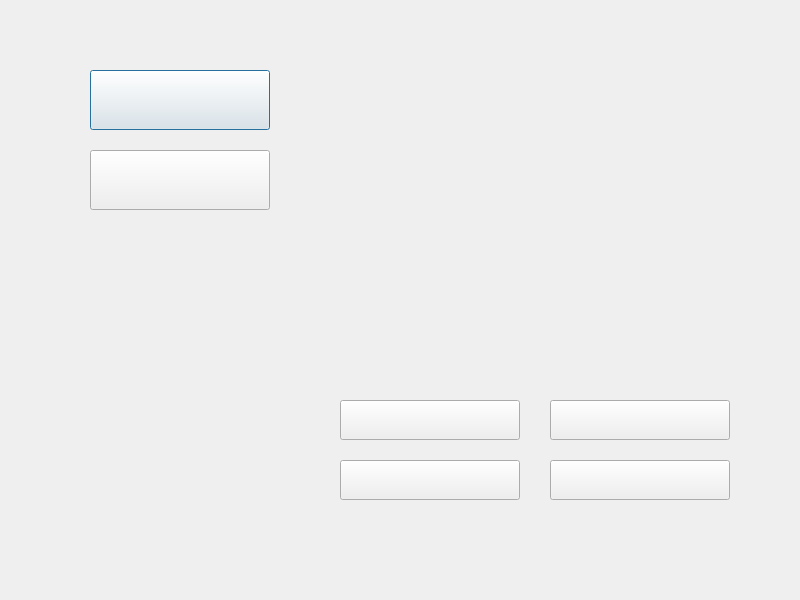
<?xml version="1.0" encoding="UTF-8"?>
<ui version="4.0">
 <class>MuseumGUI</class>
 <widget class="QDialog" name="MuseumGUI">
  <property name="geometry">
   <rect>
    <x>0</x>
    <y>0</y>
    <width>800</width>
    <height>600</height>
   </rect>
  </property>
  <property name="windowTitle">
   <string>博物馆小灵</string>
  </property>
  <property name="windowIcon">
   <iconset resource="robotq.qrc">
    <normaloff>:/RobotQ/Resources/HIT_Robot_ico.ico</normaloff>:/RobotQ/Resources/HIT_Robot_ico.ico</iconset>
  </property>
  <widget class="QLabel" name="BG">
   <property name="geometry">
    <rect>
     <x>0</x>
     <y>0</y>
     <width>800</width>
     <height>600</height>
    </rect>
   </property>
   <property name="sizePolicy">
    <sizepolicy hsizetype="Fixed" vsizetype="Fixed">
     <horstretch>0</horstretch>
     <verstretch>0</verstretch>
    </sizepolicy>
   </property>
   <property name="text">
    <string/>
   </property>
   <property name="pixmap">
    <pixmap resource="robotq.qrc">:/MuseumGUI/Resources/博物馆背景.bmp</pixmap>
   </property>
   <property name="scaledContents">
    <bool>true</bool>
   </property>
  </widget>
  <widget class="QPushButton" name="btnRobotQ">
   <property name="geometry">
    <rect>
     <x>90</x>
     <y>70</y>
     <width>180</width>
     <height>60</height>
    </rect>
   </property>
   <property name="text">
    <string/>
   </property>
   <property name="icon">
    <iconset resource="robotq.qrc">
     <normaloff>:/MuseumGUI/Resources/语音交互.bmp</normaloff>:/MuseumGUI/Resources/语音交互.bmp</iconset>
   </property>
   <property name="iconSize">
    <size>
     <width>180</width>
     <height>60</height>
    </size>
   </property>
   <property name="autoRepeat">
    <bool>false</bool>
   </property>
   <property name="autoExclusive">
    <bool>false</bool>
   </property>
  </widget>
  <widget class="QPushButton" name="btnAutoGuide">
   <property name="geometry">
    <rect>
     <x>90</x>
     <y>150</y>
     <width>180</width>
     <height>60</height>
    </rect>
   </property>
   <property name="text">
    <string/>
   </property>
   <property name="icon">
    <iconset resource="robotq.qrc">
     <normaloff>:/MuseumGUI/Resources/自动导航.bmp</normaloff>:/MuseumGUI/Resources/自动导航.bmp</iconset>
   </property>
   <property name="iconSize">
    <size>
     <width>180</width>
     <height>60</height>
    </size>
   </property>
   <property name="autoRepeat">
    <bool>false</bool>
   </property>
   <property name="autoExclusive">
    <bool>false</bool>
   </property>
  </widget>
  <widget class="QPushButton" name="btnPath1">
   <property name="geometry">
    <rect>
     <x>340</x>
     <y>400</y>
     <width>180</width>
     <height>40</height>
    </rect>
   </property>
   <property name="text">
    <string/>
   </property>
   <property name="icon">
    <iconset resource="robotq.qrc">
     <normaloff>:/MuseumGUI/Resources/路线1.bmp</normaloff>:/MuseumGUI/Resources/路线1.bmp</iconset>
   </property>
   <property name="iconSize">
    <size>
     <width>180</width>
     <height>36</height>
    </size>
   </property>
   <property name="autoRepeat">
    <bool>false</bool>
   </property>
   <property name="autoExclusive">
    <bool>false</bool>
   </property>
  </widget>
  <widget class="QPushButton" name="btnPath2">
   <property name="geometry">
    <rect>
     <x>340</x>
     <y>460</y>
     <width>180</width>
     <height>40</height>
    </rect>
   </property>
   <property name="text">
    <string/>
   </property>
   <property name="icon">
    <iconset resource="robotq.qrc">
     <normaloff>:/MuseumGUI/Resources/路线2.bmp</normaloff>:/MuseumGUI/Resources/路线2.bmp</iconset>
   </property>
   <property name="iconSize">
    <size>
     <width>180</width>
     <height>36</height>
    </size>
   </property>
   <property name="autoRepeat">
    <bool>false</bool>
   </property>
   <property name="autoExclusive">
    <bool>false</bool>
   </property>
  </widget>
  <widget class="QPushButton" name="btnPath3">
   <property name="geometry">
    <rect>
     <x>550</x>
     <y>400</y>
     <width>180</width>
     <height>40</height>
    </rect>
   </property>
   <property name="text">
    <string/>
   </property>
   <property name="icon">
    <iconset resource="robotq.qrc">
     <normaloff>:/MuseumGUI/Resources/路线3.bmp</normaloff>:/MuseumGUI/Resources/路线3.bmp</iconset>
   </property>
   <property name="iconSize">
    <size>
     <width>180</width>
     <height>36</height>
    </size>
   </property>
   <property name="autoRepeat">
    <bool>false</bool>
   </property>
   <property name="autoExclusive">
    <bool>false</bool>
   </property>
  </widget>
  <widget class="QPushButton" name="btnHome">
   <property name="geometry">
    <rect>
     <x>560</x>
     <y>80</y>
     <width>72</width>
     <height>72</height>
    </rect>
   </property>
   <property name="text">
    <string/>
   </property>
   <property name="icon">
    <iconset resource="robotq.qrc">
     <normaloff>:/MuseumGUI/Resources/Home.png</normaloff>:/MuseumGUI/Resources/Home.png</iconset>
   </property>
   <property name="iconSize">
    <size>
     <width>72</width>
     <height>72</height>
    </size>
   </property>
   <property name="autoDefault">
    <bool>false</bool>
   </property>
   <property name="default">
    <bool>false</bool>
   </property>
   <property name="flat">
    <bool>true</bool>
   </property>
  </widget>
  <widget class="QPushButton" name="btnPath4">
   <property name="geometry">
    <rect>
     <x>550</x>
     <y>460</y>
     <width>180</width>
     <height>40</height>
    </rect>
   </property>
   <property name="autoFillBackground">
    <bool>false</bool>
   </property>
   <property name="text">
    <string/>
   </property>
   <property name="icon">
    <iconset resource="robotq.qrc">
     <normaloff>:/MuseumGUI/Resources/路线4.png</normaloff>:/MuseumGUI/Resources/路线4.png</iconset>
   </property>
   <property name="iconSize">
    <size>
     <width>180</width>
     <height>36</height>
    </size>
   </property>
   <property name="autoRepeat">
    <bool>false</bool>
   </property>
   <property name="autoExclusive">
    <bool>false</bool>
   </property>
  </widget>
  <widget class="QPushButton" name="btnExit">
   <property name="geometry">
    <rect>
     <x>710</x>
     <y>40</y>
     <width>40</width>
     <height>40</height>
    </rect>
   </property>
   <property name="text">
    <string/>
   </property>
   <property name="icon">
    <iconset resource="robotq.qrc">
     <normaloff>:/MuseumGUI/Resources/exit.png</normaloff>:/MuseumGUI/Resources/exit.png</iconset>
   </property>
   <property name="iconSize">
    <size>
     <width>40</width>
     <height>40</height>
    </size>
   </property>
   <property name="autoDefault">
    <bool>false</bool>
   </property>
   <property name="default">
    <bool>false</bool>
   </property>
   <property name="flat">
    <bool>true</bool>
   </property>
  </widget>
  <widget class="QPushButton" name="btnLock">
   <property name="geometry">
    <rect>
     <x>650</x>
     <y>40</y>
     <width>40</width>
     <height>40</height>
    </rect>
   </property>
   <property name="text">
    <string/>
   </property>
   <property name="icon">
    <iconset resource="robotq.qrc">
     <normaloff>:/MuseumGUI/Resources/unlocked.png</normaloff>:/MuseumGUI/Resources/unlocked.png</iconset>
   </property>
   <property name="iconSize">
    <size>
     <width>40</width>
     <height>40</height>
    </size>
   </property>
   <property name="autoDefault">
    <bool>false</bool>
   </property>
   <property name="default">
    <bool>false</bool>
   </property>
   <property name="flat">
    <bool>true</bool>
   </property>
  </widget>
  <widget class="QLabel" name="block1">
   <property name="enabled">
    <bool>true</bool>
   </property>
   <property name="geometry">
    <rect>
     <x>70</x>
     <y>50</y>
     <width>571</width>
     <height>181</height>
    </rect>
   </property>
   <property name="text">
    <string/>
   </property>
  </widget>
  <widget class="QLabel" name="block2">
   <property name="enabled">
    <bool>true</bool>
   </property>
   <property name="geometry">
    <rect>
     <x>320</x>
     <y>390</y>
     <width>431</width>
     <height>121</height>
    </rect>
   </property>
   <property name="text">
    <string/>
   </property>
  </widget>
 </widget>
 <layoutdefault spacing="6" margin="11"/>
 <resources>
  <include location="robotq.qrc"/>
 </resources>
 <connections/>
</ui>
